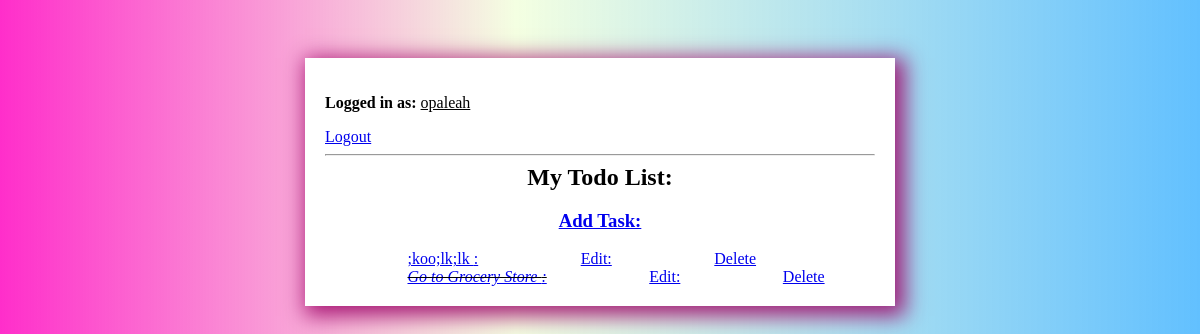
Before: / (signed in) with the older database file.
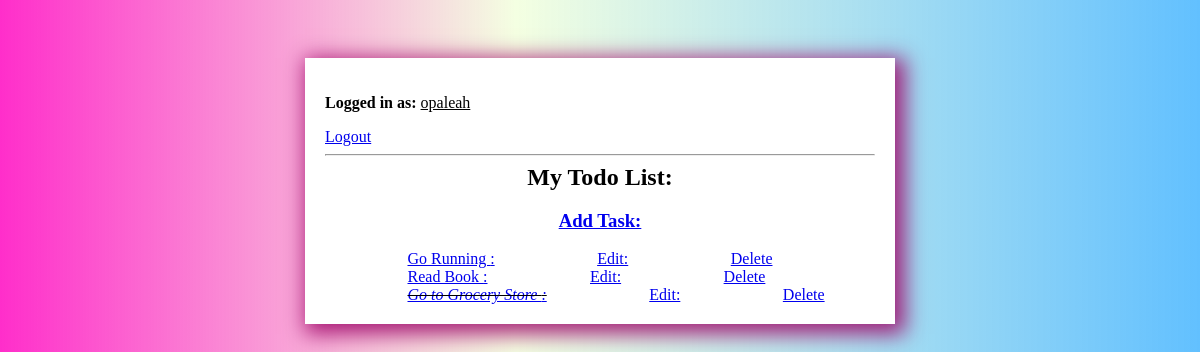
After: the same page with the newer database file.
### todo/models.py (models this page shows)
class Task(models.Model):
    user= models.ForeignKey(User, on_delete= models.CASCADE, null= True, blank=True)
    title = models.CharField(max_length=200, null=True)
    description = models.TextField(null=True, blank=True)
    complete = models.BooleanField(default=False)
    created = models.DateTimeField(auto_now_add=True)
    def __str__(self):
        return self.title
    class Meta:
        ordering = ['complete']

### todo/views.py (the view)
# urls.py: path('', TaskList.as_view(), name="task"),
class TaskList(LoginRequiredMixin, ListView):
    model = Task
    context_object_name = 'task'
    def get_context_data(self, **kwargs):
        context = super().get_context_data(**kwargs)
        context['task'] = context['task'].filter(user=self.request.user)
        context['count'] = context['task'].filter(complete= False).count()
        search_input = self.request.GET.get('search-area') or ''
        if search_input:
            context['task'] =context['task'].filter(title__icontains = search_input)
            context['search_input'] = search_input
        return context

### todo/templates/todo/task_list.html (shortened to what this page needs)
{% extends 'todo/main.html'%}
{% block content %}
{% if request.user.is_authenticated%}
<p> <b> Logged in as:</b> <u> {{request.user}}</p></u>
<a href="{% url 'logout' %}"> Logout</a>
{% else %}
    <a href=""> Login </a>
{% endif %}
<hr></hr>
<div class="todo-header">
<a href="{% url 'task-create' %}"> <h3> Add Task: </h3> </a>
<h2 class="header-title"> My Todo List: </h2>
</div>
        <div class="card-body">
            <div class="task-items-wrapper">
                {% for tasks in task %}
                <div class="task-wrapper">
                    {% if tasks.complete %}
                        <div class="task-title">
                        <i><s><a href="{% url 'tasks-detail' tasks.id%}">{{ tasks }} : </a></s></i>
                        <div class="todo-buttons"> <tr> <a href="{% url 'tasks-update' tasks.id %}"> Edit: </a></tr> </div>
                        <div class="todo-buttons">  <tr> <a class="delete-link" href="{% url 'tasks-delete' tasks.id %}"> Delete</a> </tr></div>
                        </div>
                    {% else %}
                    <div class="task-title">
                        <a href="{% url 'tasks-detail' tasks.id%}">{{ tasks }} : </a>
                        <div class="todo-buttons"> <a href="{% url 'tasks-update' tasks.id %}"> Edit: </a></div>
                        <div class="todo-buttons">  <a class="delete-link" href="{% url 'tasks-delete' tasks.id %}">Delete</a> </div>
                        </div>
                        {% endif %}
                </div>
                {% empty %}
                <div class="empty-message">
                <h3>You are yet to create a personalized Todo List, start by adding a task! </h3>
                </div>
                {% endfor %}
            </div>
        </div>
{% endblock content %}

### todo/templates/todo/main.html (shortened to what this page needs)
<!DOCTYPE html>
<html lang="en">
    <head>
    </head>
    <body>
        <div class="container">
            {% block content %}
            {% endblock content %}
        </div>
    </body>
</html>

### todo/templates/todo/main.html (style rules this page uses)
body { background: linear-gradient(90deg, #ff00bfd1 0%, #c6ff6932 43%, #0099ff9d 100%); font-family: 'HKGrotesk'; padding-top: 50px; }
.container { max-width: 550px; height: auto; margin: auto; padding: 20px; background-color: #fff; box-shadow: 5px 5px 20px 5px rgba(159, 5, 105, 0.877); text-align: left; }
.todo-header { display: flex; flex-direction: column-reverse; align-items: center; margin: 0; flex-flow: column-reverse wrap; }
.header-title { margin: 0; font-weight: bold; }
.task-title { display: flex; column-gap: 15%; }
.todo-buttons { display: flex; justify-content: space-around; margin-left: 20px; }

Changed rows visible on the page:
removed Task: title ";koo;lk;lk"
added Task: title "Go Running"
added Task: title "Read Book"
